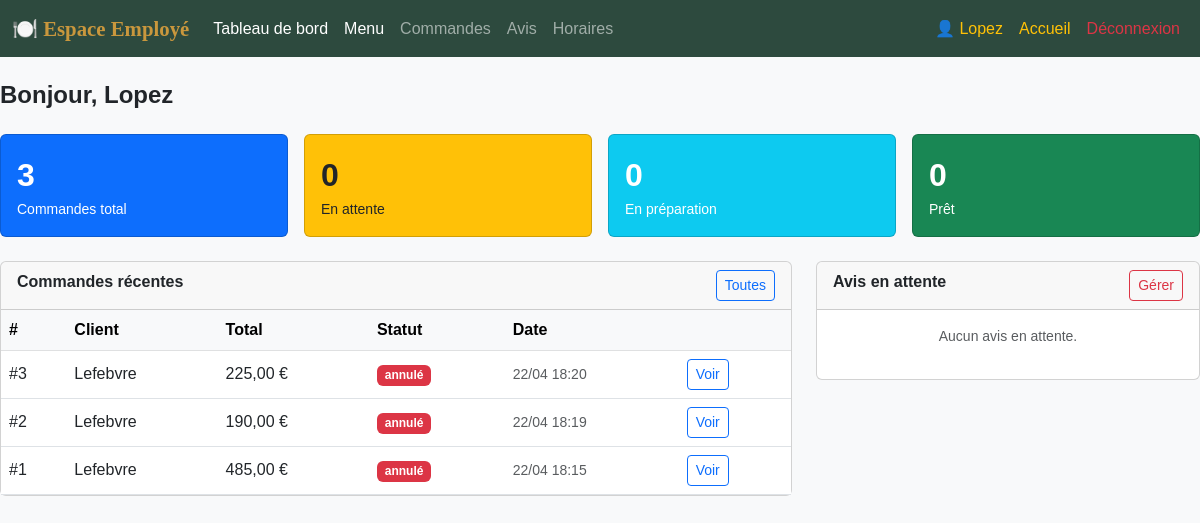
The app's page /employee/dashboard.php (signed in), older data.
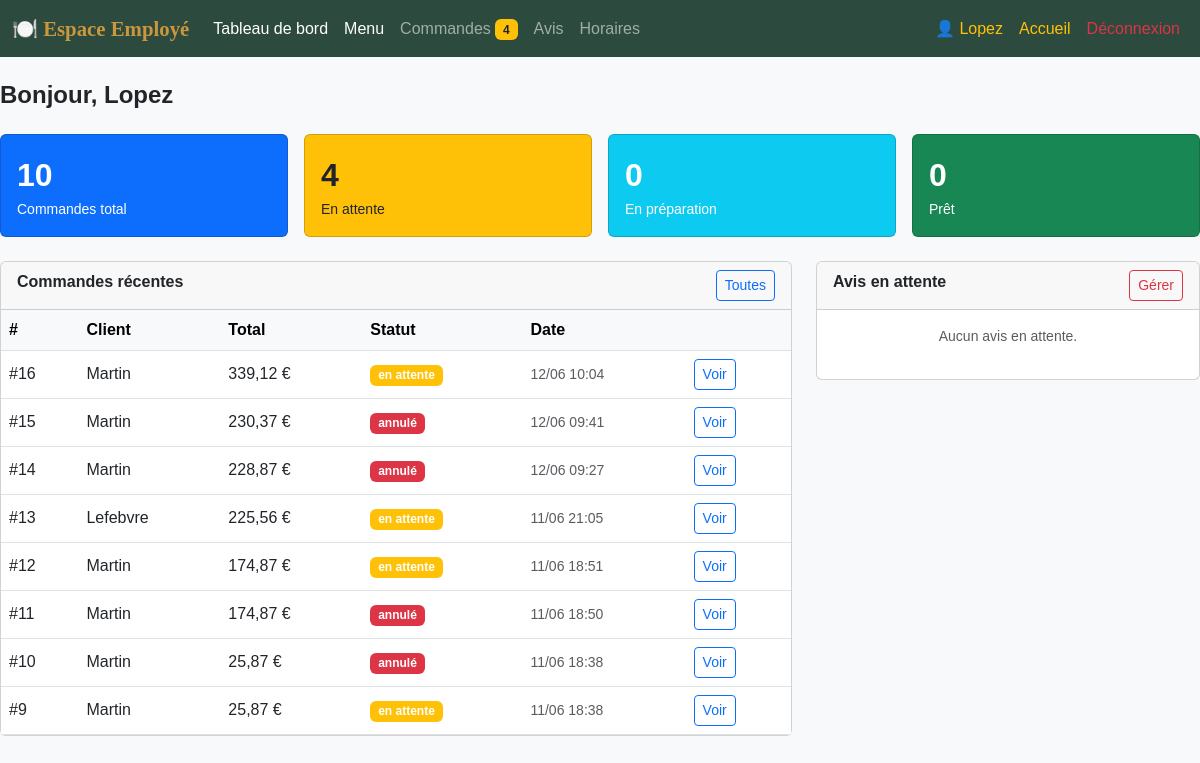
The same page, newer data.
### tables this page shows
CREATE TABLE `commandes` (
  `id` int(11) NOT NULL,
  `user_id` int(11) NOT NULL,
  `total` decimal(10,2) NOT NULL,
  `statut` varchar(50) DEFAULT 'en attente',
  `notes` text DEFAULT NULL,
  `nb_personnes` int(11) DEFAULT 1,
  `adresse_livraison` text DEFAULT '',
  `km_livraison` decimal(8,2) DEFAULT 0.00,
  `frais_livraison` decimal(8,2) DEFAULT 5.00,
  `remise` decimal(8,2) DEFAULT 0.00,
  `date_evenement` date DEFAULT NULL,
  `created_at` datetime DEFAULT current_timestamp()
);

CREATE TABLE `users` (
  `id` int(11) NOT NULL,
  `nom` varchar(25) NOT NULL,
  `email` varchar(25) NOT NULL,
  `password` varchar(100) NOT NULL,
  `role` enum('admin','employee','client') NOT NULL DEFAULT 'client',
  `prenom` varchar(25) DEFAULT NULL,
  `telephone` varchar(15) DEFAULT NULL,
  `adresse` text DEFAULT '',
  `created_at` datetime DEFAULT current_timestamp()
);

### employee/dashboard.php (the view, shortened to what the changed rows need)
<?php
include __DIR__ . '/../includes/auth.php';
include __DIR__ . '/../includes/db.php';
$active_page='dashboard';
$stats=[
    'total' => $pdo->query("SELECT COUNT(*) FROM commandes")->fetchColumn(),
    'att'   => $pdo->query("SELECT COUNT(*) FROM commandes WHERE statut='en attente'")->fetchColumn(),
    'prep'  => $pdo->query("SELECT COUNT(*) FROM commandes WHERE statut='en preparation'")->fetchColumn(),
    'pret'  => $pdo->query("SELECT COUNT(*) FROM commandes WHERE statut='pret'")->fetchColumn(),
];
$recentes=$pdo->query("SELECT c.*,u.nom as client FROM commandes c JOIN users u ON u.id=c.user_id ORDER BY c.created_at DESC LIMIT 8")->fetchAll();
?>
<!DOCTYPE html>
<html lang="fr">
<head>
    <link rel="stylesheet" href="https://cdn.jsdelivr.net/npm/bootstrap@5.3.0/dist/css/bootstrap.min.css">
    <link rel="stylesheet" href="../css/global.css">
    <link rel="stylesheet" href="../css/espace.css">
</head>
<body class="bg-light">
    <?php include __DIR__ . '/../includes/partials/employee_nav.php'; ?>
    <div class="contrainer-fluid py-4">
        <div class="row g-3 mb-4">
            <div class="col-6 col-lg-3"><div class="card text-white bg-primary h-100"><div class="card-body"><div class="fs-2 fw-bold"><?= $stats['total'] ?></div><div class="small">Commandes total</div></div></div></div>
            <div class="col-6 col-lg-3"><div class="card text-dark bg-warning h-100"><div class="card-body"><div class="fs-2 fw-bold"><?= $stats['att'] ?></div><div class="small">En attente</div></div></div></div>
        </div>
        <div class="row g-4">
            <div class="col-lg-8">
                <div class="card">
                    <div class="card-body p-0">
                        <table class="table table-hover mb-0 align-middle">
                            <thead class="table-light"><tr><th>#</th><th>Client</th><th>Total</th><th>Statut</th><th>Date</th><th></th></tr></thead>
                            <tbody>
                                <?php foreach($recentes as $r): ?>
                                    <tr>
                                        <td>#<?= $r['id'] ?></td><td><?= htmlspecialchars($r['client']) ?></td>
                                        <td><?= number_format($r['total'],2,',',' ') ?> €</td>
                                        <td><?= statutBadge($r['statut']) ?></td>
                                        <td class="small text-muted"><?= date('d/m H:i',strtotime($r['created_at'])) ?></td>
                                        <td><a href="orders.php?id=<?= $r['id'] ?>" class="btn btn-sm btn-outline-primary">Voir</a></td>
                                    </tr>
                                    <?php endforeach; ?>
                            </tbody>
                        </table>
                    </div>
                </div>
            </div>
        </div>
    </div>
</body>
</html>

### includes/auth.php (shortened to what the changed rows need)
<?php
function statutBadge($s) {
    $map = [
        'en attente'                   => 'warning',
        'accepté'                      => 'primary',
        'en préparation'               => 'info',
        'prêt'                         => 'success',
        'livré'                        => 'secondary',
        'annulé'                       => 'danger',
        'en attente du retour de matériel' => 'dark',
    ];
    $class = $map[$s] ?? 'secondary';
    return '<span class="badge bg-' . $class . '">' . htmlspecialchars($s) . '</span>';
}

### includes/partials/employee_nav.php (shortened to what the changed rows need)
<?php
$_active = $active_page ?? '';
$_pc = $pdo->query("SELECT COUNT(*) FROM commandes WHERE statut='en attente'")->fetchColumn();
?>
<nav class="navbar navbar-expand-lg navbar-dark sticky-top" style="background:#2D4A3E;">
  <div class="container-fluid">
    <div class="collapse navbar-collapse" id="empNav">
      <ul class="navbar-nav me-auto">
        <li class="nav-item">
          <a class="nav-link <?= $_active==='orders'?'active':'' ?>" href="<?= BASE_URL ?>employee/orders.php">
            Commandes <?php if($_pc>0): ?><span class="badge bg-warning text-dark"><?= $_pc ?></span><?php endif; ?>
          </a>
        </li>
      </ul>
    </div>
  </div>
</nav>

Row changes from the older to the newer data that the page shows:
removed commandes: id "3", user.nom "Lefebvre", total "225,00", statut "annulé", created_at "22/04 18:20"
removed commandes: id "2", user.nom "Lefebvre", total "190,00", statut "annulé", created_at "22/04 18:19"
removed commandes: id "1", user.nom "Lefebvre", total "485,00", statut "annulé", created_at "22/04 18:15"
added commandes: id "16", user.nom "Martin", total "339,12", statut "en attente", created_at "12/06 10:04"
added commandes: id "15", user.nom "Martin", total "230,37", statut "annulé", created_at "12/06 09:41"
added commandes: id "14", user.nom "Martin", total "228,87", statut "annulé", created_at "12/06 09:27"
added commandes: id "13", user.nom "Lefebvre", total "225,56", statut "en attente", created_at "11/06 21:05"
added commandes: id "12", user.nom "Martin", total "174,87", statut "en attente", created_at "11/06 18:51"
added commandes: id "11", user.nom "Martin", total "174,87", statut "annulé", created_at "11/06 18:50"
added commandes: id "10", user.nom "Martin", total "25,87", statut "annulé", created_at "11/06 18:38"
added commandes: id "9", user.nom "Martin", total "25,87", statut "en attente", created_at "11/06 18:38"
Text that changed along with them:
$_pc: (not shown) → "4"
$stats['total']: "3" → "10"
$stats['att']: "0" → "4"
